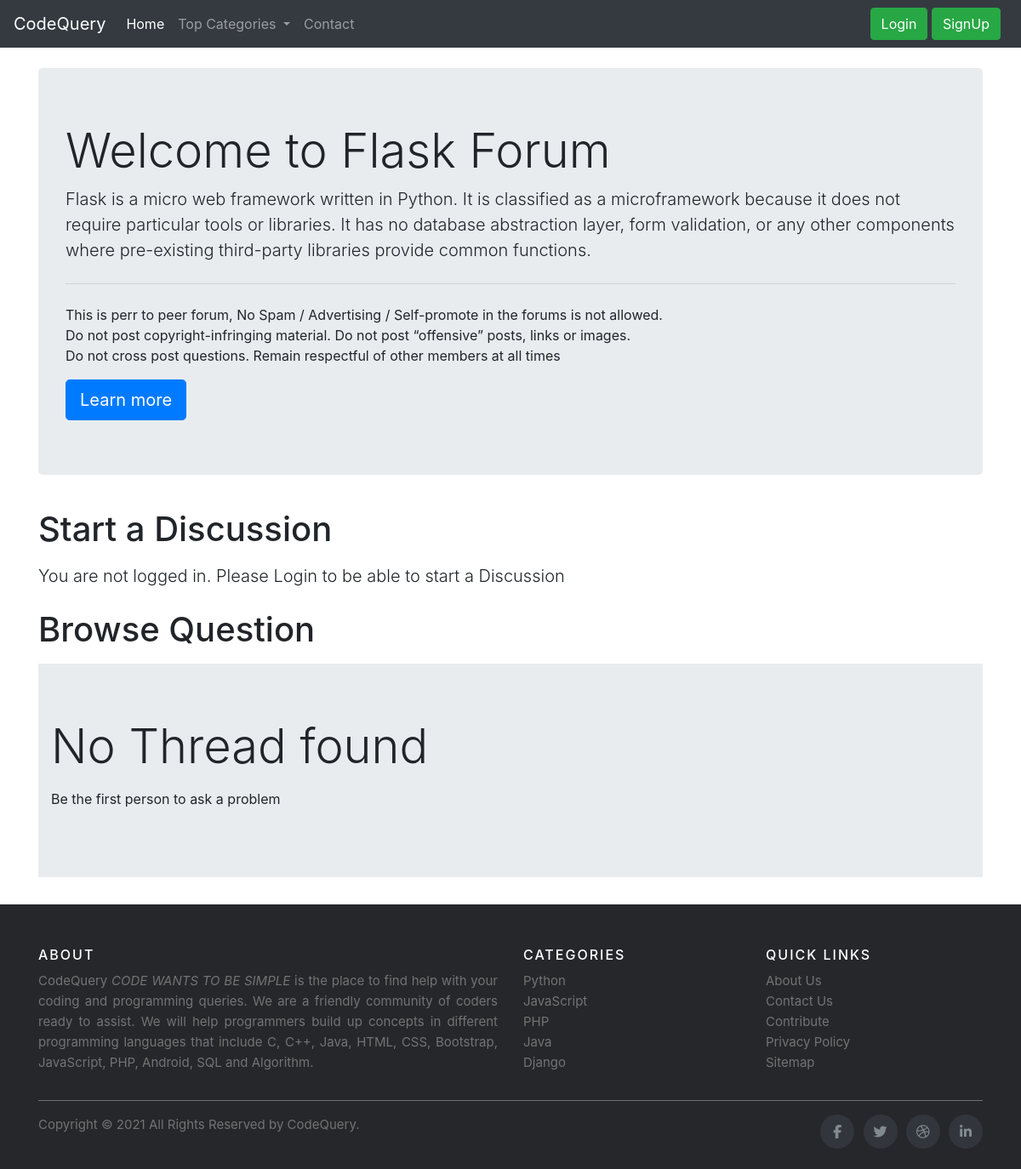
Page /threadlist.php?catid=5 on the committed database.
### tables this page shows
CREATE TABLE `categories` (
  `category_id` int(11) NOT NULL,
  `category_name` varchar(50) NOT NULL,
  `category_description` text NOT NULL,
  `created` datetime NOT NULL DEFAULT current_timestamp()
);

### threadlist.php (the view, shortened to what this page needs)
<!doctype html>
<html lang="en">
<head>
    <link rel="stylesheet" href="https://stackpath.bootstrapcdn.com/bootstrap/4.5.0/css/bootstrap.min.css"
>
</head>
<body>
    <?php include 'partials\_dbconnect.php'; ?>
    <?php include 'partials\_header.php'; ?>
    <?php
    $id = $_GET['catid'];
    $sql = "SELECT * FROM `categories` WHERE category_id=$id";
    $result = mysqli_query($conn, $sql);
    while($row = mysqli_fetch_assoc($result)){
      $catname = $row['category_name'];
      $catdesc = $row['category_description'];
    }
    ?>
    <div class="container my-4">
        <div class="jumbotron">
            <h1 class="display-4">Welcome to <?php  echo $catname; ?> Forum</h1>
            <p class="lead"><?php  echo $catdesc; ?> </p>
            <hr class="my-4">
            <p>This is perr to peer forum,
                No Spam / Advertising / Self-promote in the forums is not allowed.
                <br>
                Do not post copyright-infringing material.
                Do not post “offensive” posts, links or images.<br>
                Do not cross post questions.
                Remain respectful of other members at all times
            </p>
            <a class="btn btn-primary btn-lg" href="#" role="button">Learn more</a>
        </div>
    </div>
    <?php
    if(isset($_SESSION['loggedin']) && $_SESSION['loggedin']==true){
        echo '<div class="container">
            <form action="'.$_SERVER["REQUEST_URI"].'" method="post">
        <h1 class="py-2">Start a Discussion</h1>
        <div class="form-group">
            <label for="exampleInputEmail1">Problem title</label>
            <input type="text" class="form-control" id="title" name="title" aria-describedby="emailHelp">
            <small id="emailHelp" class="form-text text-muted">Keep your title as short and crisp as
                possible</small>
            <input type="hidden" name="sno" value="'.$_SESSION["sno"].'">
        </div>
        <div class="form-group">
            <label for="exampleFormControlTextarea1">Elaborate your problem</label>
            <textarea class="form-control" name="desc" id="desc" rows="3"></textarea>
        </div>
        <button type="submit" class="btn btn-primary">Submit</button>
        </form>
        </div>';
    }
    else{
        echo '<div class="container">
        <h1 class="py-2">Start a Discussion</h1>
        <p class="lead">
        You are not logged in. Please Login to be able to start a Discussion</p></div>';
    }
    ?>
    <div class="container" id="ques">
        <h1 class="py-2">Browse Question</h1>
        <?php
        $noresult = true;
        if($noresult){
            echo '<div class="jumbotron jumbotron-fluid">
                <div class="container">
                    <p class="display-4">No Thread found</p>
                    <p>Be the first person to ask a problem</p>
                </div>
                </div>';
        }
        ?>
    </div>
    <?php include 'partials\_footer.php'; ?>
</body>
</html>

### rows in the picture
categories: category_name "Flask", category_description "Flask is a micro web framework written in Python. It is classified as a microframework because it does not require particular tools or libraries. It has no database abstraction layer, form validation, or any other components where pre-existing third-party libraries provide common functions."
